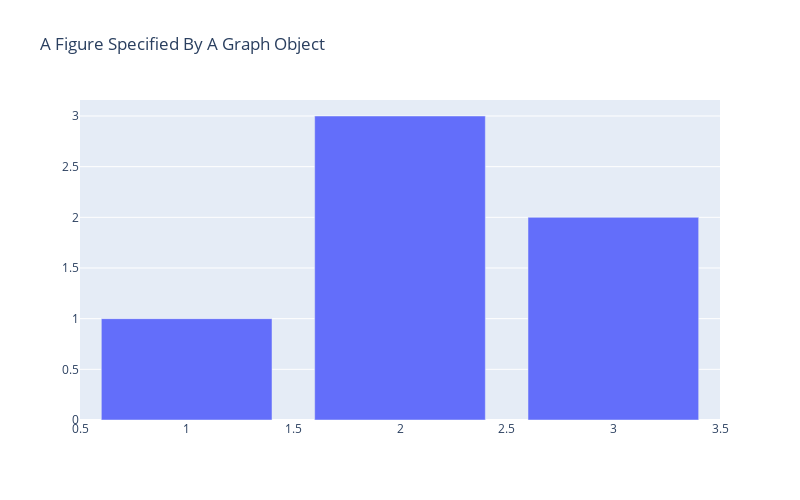

The notebook cell this image was saved under:
### Markdown cell above
As an <i>alternative to working with Python dictionaries</i>, the plotly.py graphing library provides a hierarchy of classes called <b>"graph objects"</b> that may be used to construct figures. Graph objects have several benefits compared to plain Python dictionaries.

1. Graph objects provide precise data validation. If you provide an invalid property name or an invalid property value as the key to a graph object, an exception will be raised with a helpful error message describing the problem. This is not the case if you use plain Python dictionaries and lists to build your figures.

2. Graph objects contain descriptions of each valid property as Python docstrings. You can use these docstrings in the development environment of your choice to learn about the available properties as an alternative to consulting the online Full Reference.

3. Properties of graph objects can be accessed using both dictionary-style key lookup (e.g. fig["layout"]) or class-style property access (e.g. fig.layout).

4. Graph objects support higher-level convenience functions for making updates to already constructed figures, as described below.

### Code cell
import plotly.graph_objects as go
fig = go.Figure(
    data=[go.Bar(x=[1, 2, 3], y=[1, 3, 2])],
    layout=go.Layout(title="A Figure Specified By A Graph Object",width=800,height=500)
    )
iplot(fig)

### Figure 1 — Plotly figure (JSON) as saved in the notebook; plotly's stock layout.template omitted (floating-point values rounded to 4 significant figures)
{"data": [{"type": "bar", "x": [1, 2, 3], "y": [1, 3, 2]}], "layout": {"height": 500, "title": {"text": "A Figure Specified By A Graph Object"}, "width": 800}}
